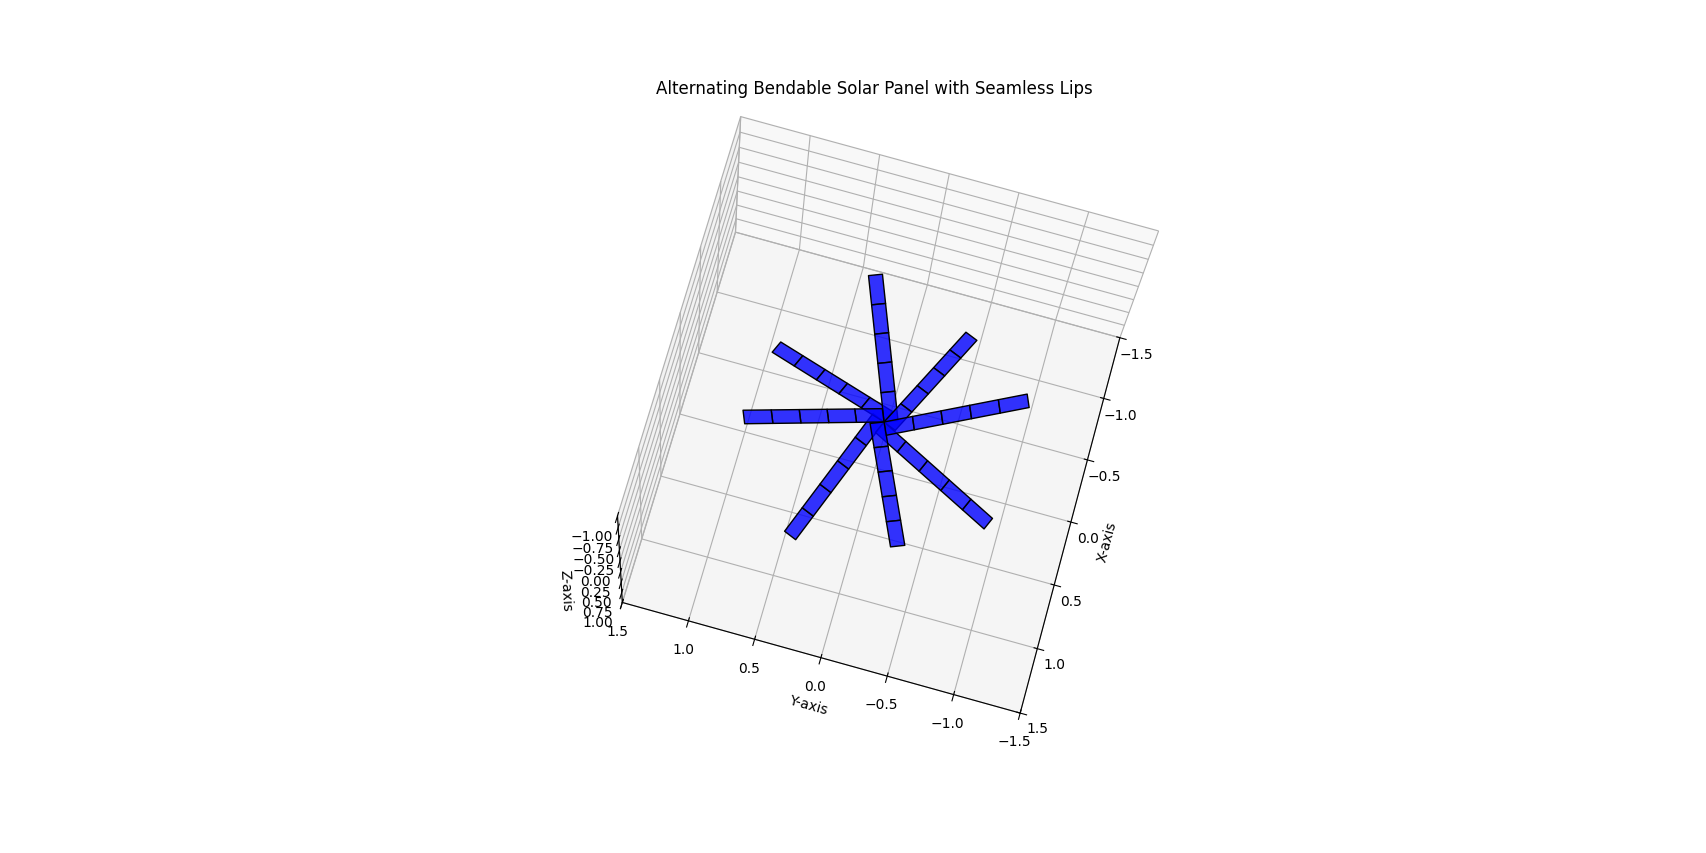

Source code (Python):
import matplotlib.pyplot as plt
from mpl_toolkits.mplot3d.art3d import Poly3DCollection
import numpy as np

# Create figure
fig = plt.figure()
ax = fig.add_subplot(111, projection='3d')

# Parameters for the octagonal solar panel
radius = 1.0  # Radius of the panel
num_segments = 8  # Number of segments (lips)
angles = np.linspace(0, 2 * np.pi, num_segments + 1)  # Divide the circle into segments
num_bends = 5  # Number of fold lines per lip
bend_angle = np.radians(15)  # Angle of bending per fold
panel_width = 0.1  # Width of each panel segment for clarity

# Generate alternating bending lips
for i in range(num_segments):
    # Alternating bending direction (up for odd lips, down for even lips)
    bending_direction = 1 if i % 2 == 0 else -1

    # Define the base angle for the segment
    angle_start = angles[i]
    angle_end = angles[i + 1]

    # Generate the fold points along the lip
    x_points = np.linspace(0, radius, num_bends + 1)  # Points from center to edge
    z_points = np.zeros_like(x_points)  # Initialize Z values
    for j in range(1, len(z_points)):  # Apply the bend progressively
        z_points[j] = z_points[j - 1] + bending_direction * np.tan(bend_angle) * (x_points[j] - x_points[j - 1])

    # Create the two outer edges of the lip
    outer_x = x_points * np.cos((angle_start + angle_end) / 2)  # Angle adjusted for continuity
    outer_y = x_points * np.sin((angle_start + angle_end) / 2)
    outer_z = z_points

    inner_x = outer_x - panel_width * np.sin((angle_start + angle_end) / 2)
    inner_y = outer_y + panel_width * np.cos((angle_start + angle_end) / 2)
    inner_z = outer_z

    # Create the panels between the outer and inner edges
    for j in range(len(x_points) - 1):
        vertices = [
            [outer_x[j], outer_y[j], outer_z[j]],  # Outer edge current point
            [outer_x[j + 1], outer_y[j + 1], outer_z[j + 1]],  # Outer edge next point
            [inner_x[j + 1], inner_y[j + 1], inner_z[j + 1]],  # Inner edge next point
            [inner_x[j], inner_y[j], inner_z[j]],  # Inner edge current point
        ]
        # Add the filled panel
        panel = Poly3DCollection([vertices], facecolor="blue", edgecolor="black", alpha=0.8)
        ax.add_collection3d(panel)

# Set limits for better visualization
ax.set_xlim([-1.5, 1.5])
ax.set_ylim([-1.5, 1.5])
ax.set_zlim([-1, 1])

# Set labels
ax.set_xlabel("X-axis")
ax.set_ylabel("Y-axis")
ax.set_zlabel("Z-axis")

# Title
ax.set_title("Alternating Bendable Solar Panel with Seamless Lips")

# Display the plot
plt.show()
